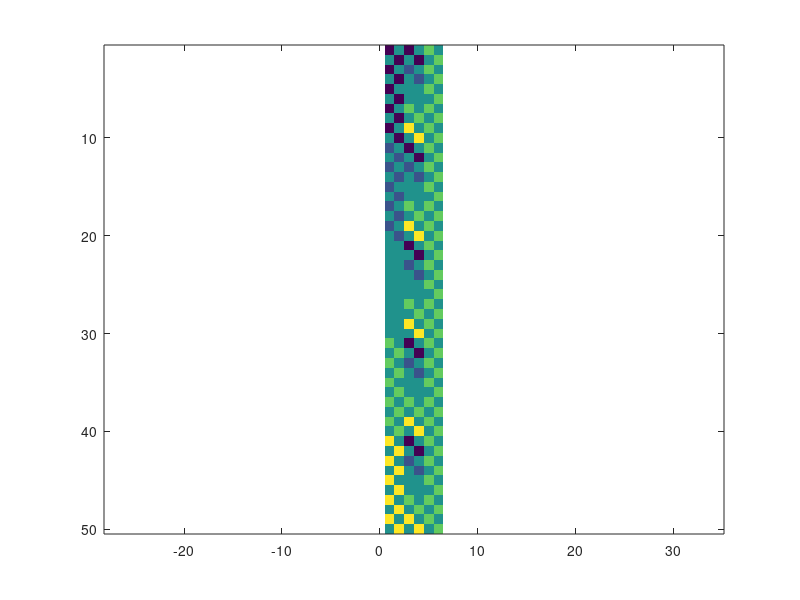

Write the MATLAB code that produced this figure.
%% idx
clc
A = magic(6)
[~, idx] = min(A(:));
[idx_row,idx_col] = ind2sub(size(A),idx)

%% indexing
clc
A = 1:6;
A = reshape(A,2,3)

%% dW_dp
clc
r_T = 15;
s_T = 2*r_T + 1;
T = s_T^2;
dW_dp = [[repmat(-r_T:r_T,s_T,1), zeros(s_T); zeros(s_T),repmat(-r_T:r_T,s_T,1)], ...
         [repmat((-r_T:r_T)',1,s_T), zeros(s_T); zeros(s_T),repmat((-r_T:r_T)',1,s_T)], ...
         [ones(s_T),zeros(s_T); zeros(s_T), ones(s_T)] ]
imagesc(dW_dp); axis equal

%% find
clc
A = 1:5;
a = 2;
~isempty( find(A == a) )

%%
clc
% x and y coordinates of the patch also never change
r_T = 2;
xs = -r_T:r_T;
ys = -r_T:r_T;
n = numel(xs);
xy1 = [kron(xs, ones([1 n]))' kron(ones([1 n]), ys)' ones([n*n 1])];
dwdx = kron(xy1, eye(2)); 
imagesc(dwdx); axis equal
